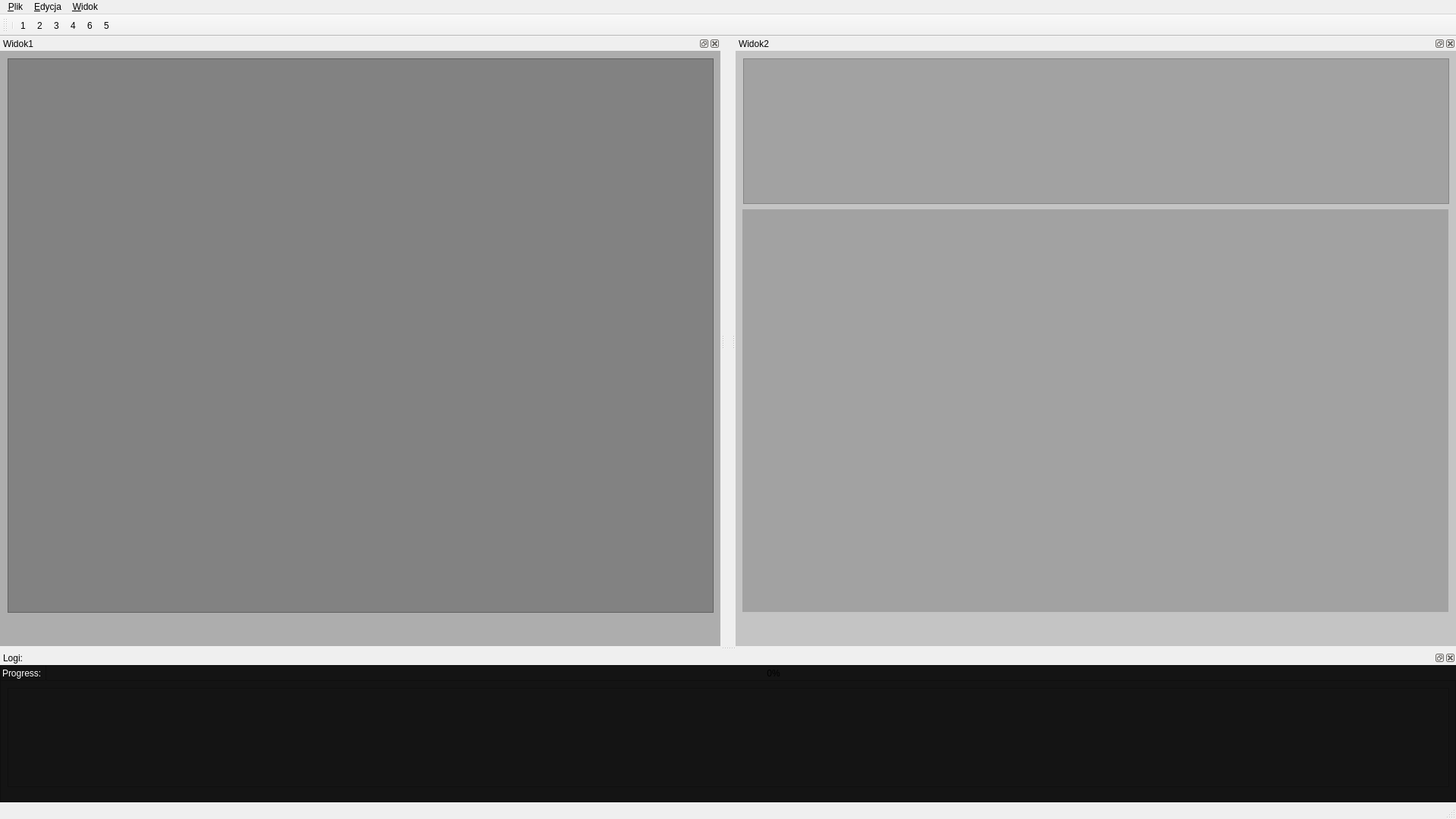
<?xml version="1.0" encoding="UTF-8"?>
<ui version="4.0">
 <class>MainWindow</class>
 <widget class="QMainWindow" name="MainWindow">
  <property name="geometry">
   <rect>
    <x>0</x>
    <y>0</y>
    <width>1920</width>
    <height>1080</height>
   </rect>
  </property>
  <property name="minimumSize">
   <size>
    <width>800</width>
    <height>400</height>
   </size>
  </property>
  <property name="windowTitle">
   <string>Szpachlanalyzer</string>
  </property>
  <widget class="QWidget" name="centralwidget"/>
  <widget class="QMenuBar" name="menubar">
   <property name="geometry">
    <rect>
     <x>0</x>
     <y>0</y>
     <width>1920</width>
     <height>22</height>
    </rect>
   </property>
   <widget class="QMenu" name="menu_File">
    <property name="title">
     <string>&amp;Plik</string>
    </property>
    <addaction name="action_Otw_rz"/>
    <addaction name="separator"/>
    <addaction name="action_Nowy"/>
    <addaction name="separator"/>
    <addaction name="action_Zapisz"/>
    <addaction name="separator"/>
    <addaction name="action_Zapisz_jako"/>
    <addaction name="separator"/>
   </widget>
   <widget class="QMenu" name="menu_Edycja">
    <property name="title">
     <string>&amp;Edycja</string>
    </property>
    <addaction name="separator"/>
    <addaction name="action_Cofnij"/>
    <addaction name="separator"/>
    <addaction name="action_Do_przodu"/>
    <addaction name="separator"/>
    <addaction name="action_Kopiuj"/>
    <addaction name="separator"/>
    <addaction name="action_Wytnij"/>
    <addaction name="separator"/>
    <addaction name="action_Wklej"/>
    <addaction name="separator"/>
   </widget>
   <widget class="QMenu" name="menu_Widok">
    <property name="title">
     <string>&amp;Widok</string>
    </property>
    <addaction name="action_Pomniejsz"/>
    <addaction name="separator"/>
    <addaction name="action_Powi_ksz"/>
   </widget>
   <addaction name="menu_File"/>
   <addaction name="menu_Edycja"/>
   <addaction name="menu_Widok"/>
  </widget>
  <widget class="QStatusBar" name="statusbar"/>
  <widget class="QToolBar" name="toolBar">
   <property name="minimumSize">
    <size>
     <width>0</width>
     <height>20</height>
    </size>
   </property>
   <property name="windowTitle">
    <string>toolBar</string>
   </property>
   <attribute name="toolBarArea">
    <enum>TopToolBarArea</enum>
   </attribute>
   <attribute name="toolBarBreak">
    <bool>false</bool>
   </attribute>
   <addaction name="separator"/>
   <addaction name="otworz"/>
   <addaction name="analiza"/>
   <addaction name="Wykres"/>
   <addaction name="Histogram"/>
   <addaction name="Zapiszjako"/>
   <addaction name="Zapis"/>
  </widget>
  <widget class="QDockWidget" name="dockWidget_2">
   <property name="sizePolicy">
    <sizepolicy hsizetype="Preferred" vsizetype="Preferred">
     <horstretch>0</horstretch>
     <verstretch>0</verstretch>
    </sizepolicy>
   </property>
   <property name="minimumSize">
    <size>
     <width>950</width>
     <height>100</height>
    </size>
   </property>
   <property name="maximumSize">
    <size>
     <width>1920</width>
     <height>1080</height>
    </size>
   </property>
   <property name="styleSheet">
    <string notr="true">background-color: rgba(20,20,20,50);</string>
   </property>
   <property name="windowTitle">
    <string>Widok2</string>
   </property>
   <attribute name="dockWidgetArea">
    <number>2</number>
   </attribute>
   <widget class="QWidget" name="dockWidgetContents_9">
    <widget class="QTableWidget" name="tableWidget_2">
     <property name="geometry">
      <rect>
       <x>10</x>
       <y>10</y>
       <width>931</width>
       <height>192</height>
      </rect>
     </property>
    </widget>
    <widget class="QWidget" name="widget" native="true">
     <property name="geometry">
      <rect>
       <x>9</x>
       <y>209</y>
       <width>931</width>
       <height>531</height>
      </rect>
     </property>
    </widget>
   </widget>
  </widget>
  <widget class="QDockWidget" name="dockWidget_12">
   <property name="minimumSize">
    <size>
     <width>82</width>
     <height>200</height>
    </size>
   </property>
   <property name="windowTitle">
    <string>Logi:</string>
   </property>
   <attribute name="dockWidgetArea">
    <number>8</number>
   </attribute>
   <widget class="QWidget" name="dockWidgetContents_19">
    <widget class="QFrame" name="frame_4">
     <property name="geometry">
      <rect>
       <x>0</x>
       <y>0</y>
       <width>1920</width>
       <height>1011</height>
      </rect>
     </property>
     <property name="minimumSize">
      <size>
       <width>0</width>
       <height>0</height>
      </size>
     </property>
     <property name="styleSheet">
      <string notr="true">background-color: rgb(20, 20, 20)</string>
     </property>
     <property name="frameShape">
      <enum>QFrame::StyledPanel</enum>
     </property>
     <property name="frameShadow">
      <enum>QFrame::Raised</enum>
     </property>
     <widget class="QProgressBar" name="progressBar">
      <property name="geometry">
       <rect>
        <x>60</x>
        <y>0</y>
        <width>1920</width>
        <height>21</height>
       </rect>
      </property>
      <property name="minimum">
       <number>0</number>
      </property>
      <property name="maximum">
       <number>100</number>
      </property>
      <property name="value">
       <number>0</number>
      </property>
     </widget>
     <widget class="QLineEdit" name="lineEdit_3">
      <property name="enabled">
       <bool>false</bool>
      </property>
      <property name="geometry">
       <rect>
        <x>0</x>
        <y>0</y>
        <width>61</width>
        <height>21</height>
       </rect>
      </property>
      <property name="styleSheet">
       <string notr="true">color: white;
background-color: rgb(20,20,20);
border-color: yellow;</string>
      </property>
      <property name="text">
       <string>Progress:</string>
      </property>
     </widget>
     <widget class="QTextBrowser" name="textBrowser">
      <property name="geometry">
       <rect>
        <x>10</x>
        <y>30</y>
        <width>1901</width>
        <height>131</height>
       </rect>
      </property>
      <property name="styleSheet">
       <string notr="true">color: white</string>
      </property>
     </widget>
    </widget>
   </widget>
  </widget>
  <widget class="QDockWidget" name="dockWidget">
   <property name="sizePolicy">
    <sizepolicy hsizetype="Preferred" vsizetype="Preferred">
     <horstretch>0</horstretch>
     <verstretch>0</verstretch>
    </sizepolicy>
   </property>
   <property name="minimumSize">
    <size>
     <width>950</width>
     <height>40</height>
    </size>
   </property>
   <property name="autoFillBackground">
    <bool>false</bool>
   </property>
   <property name="styleSheet">
    <string notr="true">background-color: rgba(50,50,50,90);</string>
   </property>
   <property name="floating">
    <bool>false</bool>
   </property>
   <property name="windowTitle">
    <string>Widok1</string>
   </property>
   <attribute name="dockWidgetArea">
    <number>1</number>
   </attribute>
   <widget class="QWidget" name="dockWidgetContents_8">
    <property name="baseSize">
     <size>
      <width>800</width>
      <height>0</height>
     </size>
    </property>
    <widget class="QTableWidget" name="tableWidget">
     <property name="geometry">
      <rect>
       <x>10</x>
       <y>10</y>
       <width>931</width>
       <height>731</height>
      </rect>
     </property>
    </widget>
   </widget>
  </widget>
  <action name="action_Otw_rz">
   <property name="text">
    <string>&amp;Otwórz</string>
   </property>
  </action>
  <action name="action_Nowy">
   <property name="text">
    <string>&amp;Nowy</string>
   </property>
  </action>
  <action name="action_Zapisz">
   <property name="text">
    <string>&amp;Zapisz</string>
   </property>
  </action>
  <action name="action_Zapisz_jako">
   <property name="text">
    <string>&amp;Zapisz jako</string>
   </property>
  </action>
  <action name="action_Cofnij">
   <property name="text">
    <string>&amp;Cofnij</string>
   </property>
  </action>
  <action name="action_Do_przodu">
   <property name="text">
    <string>&amp;Do przodu</string>
   </property>
  </action>
  <action name="action_Kopiuj">
   <property name="text">
    <string>&amp;Kopiuj</string>
   </property>
  </action>
  <action name="action_Wytnij">
   <property name="text">
    <string>&amp;Wytnij</string>
   </property>
  </action>
  <action name="action_Wklej">
   <property name="text">
    <string>&amp;Wklej</string>
   </property>
  </action>
  <action name="action_Pomniejsz">
   <property name="text">
    <string>&amp;Pomniejsz</string>
   </property>
  </action>
  <action name="action_Powi_ksz">
   <property name="text">
    <string>&amp;Powiększ</string>
   </property>
  </action>
  <action name="otworz">
   <property name="checkable">
    <bool>false</bool>
   </property>
   <property name="icon">
    <iconset>
     <normaloff>icons/open.png</normaloff>icons/open.png</iconset>
   </property>
   <property name="text">
    <string>1</string>
   </property>
   <property name="toolTip">
    <string>Otwórz plik</string>
   </property>
   <property name="autoRepeat">
    <bool>false</bool>
   </property>
   <property name="visible">
    <bool>true</bool>
   </property>
   <property name="iconVisibleInMenu">
    <bool>true</bool>
   </property>
   <property name="priority">
    <enum>QAction::HighPriority</enum>
   </property>
  </action>
  <action name="analiza">
   <property name="checkable">
    <bool>false</bool>
   </property>
   <property name="icon">
    <iconset>
     <normaloff>icons/analyze.png</normaloff>icons/analyze.png</iconset>
   </property>
   <property name="text">
    <string>2</string>
   </property>
   <property name="toolTip">
    <string>Analiza danych</string>
   </property>
  </action>
  <action name="Wykres">
   <property name="icon">
    <iconset>
     <normaloff>icons/chart.png</normaloff>icons/chart.png</iconset>
   </property>
   <property name="text">
    <string>3</string>
   </property>
   <property name="toolTip">
    <string>Generuj wykres</string>
   </property>
  </action>
  <action name="Histogram">
   <property name="checkable">
    <bool>false</bool>
   </property>
   <property name="icon">
    <iconset>
     <normaloff>icons/histogram.png</normaloff>icons/histogram.png</iconset>
   </property>
   <property name="text">
    <string>4</string>
   </property>
   <property name="toolTip">
    <string>Generuj histogram</string>
   </property>
  </action>
  <action name="Zapis">
   <property name="checkable">
    <bool>false</bool>
   </property>
   <property name="icon">
    <iconset>
     <normaloff>icons/save.png</normaloff>icons/save.png</iconset>
   </property>
   <property name="text">
    <string>5</string>
   </property>
   <property name="toolTip">
    <string>Zapisz </string>
   </property>
  </action>
  <action name="Pomoc">
   <property name="checkable">
    <bool>false</bool>
   </property>
   <property name="icon">
    <iconset>
     <normalon>../untitled/icons/pomoc.ico</normalon>
    </iconset>
   </property>
   <property name="text">
    <string>6</string>
   </property>
   <property name="toolTip">
    <string>Pomoc</string>
   </property>
  </action>
  <action name="Informacje">
   <property name="checkable">
    <bool>false</bool>
   </property>
   <property name="icon">
    <iconset>
     <normaloff>../untitled/icons/info.ico</normaloff>../untitled/icons/info.ico</iconset>
   </property>
   <property name="text">
    <string>7</string>
   </property>
   <property name="toolTip">
    <string>Informacje o programie</string>
   </property>
  </action>
  <action name="Zapiszjako">
   <property name="icon">
    <iconset>
     <normaloff>icons/saveas.png</normaloff>icons/saveas.png</iconset>
   </property>
   <property name="text">
    <string>6</string>
   </property>
   <property name="toolTip">
    <string>Zapisz jako</string>
   </property>
  </action>
 </widget>
 <resources/>
 <connections/>
</ui>
